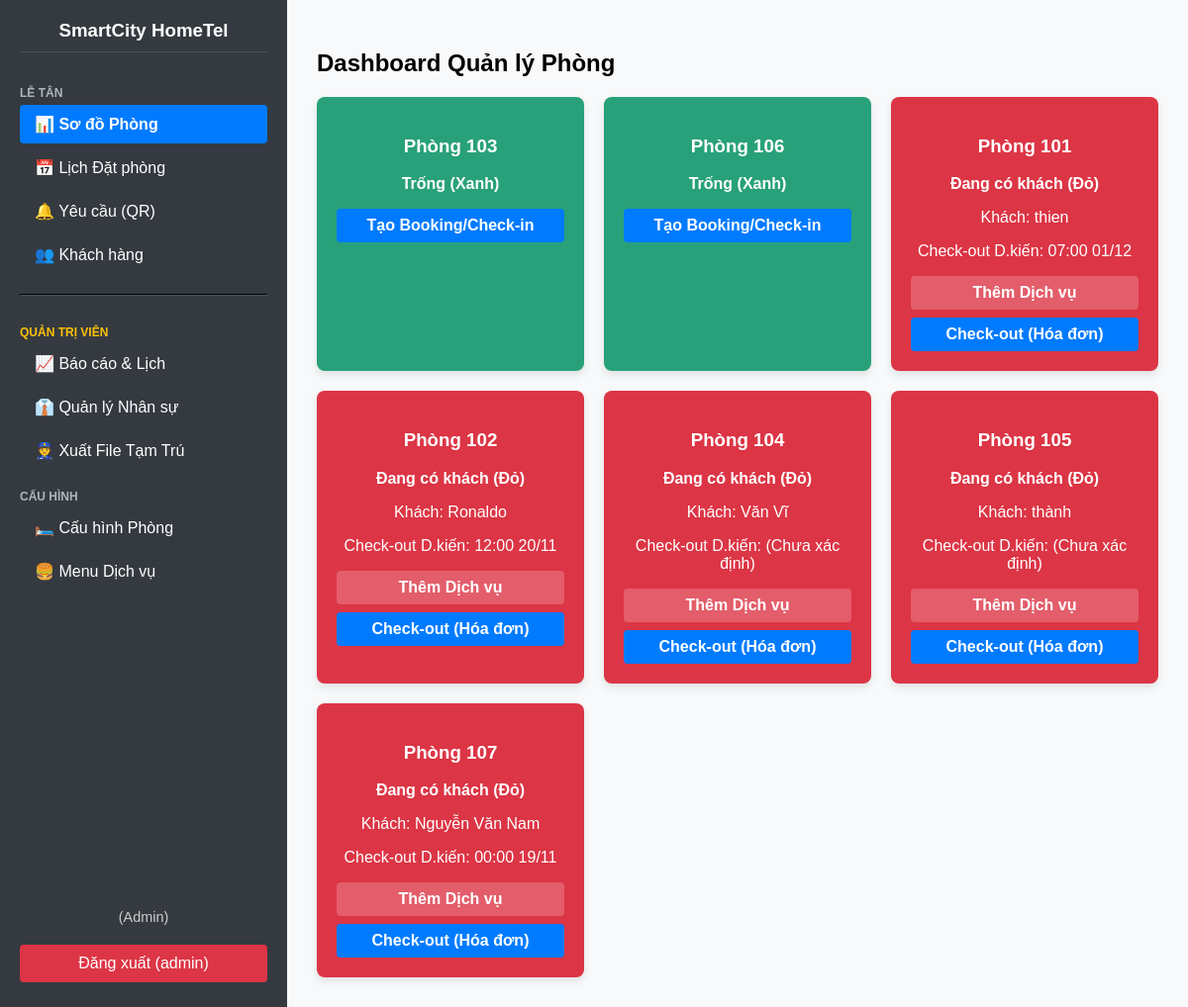
The app's page / (signed in) with its own data.
### pms/models.py (models this page shows, shortened)
class Room(models.Model):
    hotel = models.ForeignKey(Hotel, on_delete=models.CASCADE, verbose_name="Khách sạn")
    room_number = models.CharField(max_length=10, unique=True, verbose_name="Số Phòng")
    room_type = models.CharField(max_length=50, verbose_name="Loại Phòng")
    price_per_night = models.DecimalField(max_digits=10, decimal_places=0, default=500000, verbose_name="Giá/Đêm")
    STATUS_CHOICES = [
        ('Vacant', 'Trống (Xanh)'),
        ('Dirty', 'Cần dọn (Xám)'),
        ('Occupied', 'Đang có khách (Đỏ)'),
        ('Booked', 'Đã đặt (Vàng)'),
    ]
    status = models.CharField(max_length=20, choices=STATUS_CHOICES, default='Vacant', verbose_name="Trạng thái")
    class Meta:
        verbose_name = "2. Phòng"
        verbose_name_plural = "2. Quản lý Phòng"
        ordering = ['room_number']

class Guest(models.Model):
    full_name = models.CharField(max_length=255, verbose_name="Họ và Tên")
    dob = models.DateField(null=True, blank=True, verbose_name="Ngày sinh")
    ID_TYPE_CHOICES = [
        ('CCCD', 'Căn cước Công dân'),
        ('CMND', 'Chứng minh Nhân dân'),
        ('PP', 'Hộ chiếu (Passport)'),
        ('OTHER', 'Khác')
    ]
    id_type = models.CharField(max_length=10, choices=ID_TYPE_CHOICES, default='CCCD', verbose_name="Loại giấy tờ")
    id_number = models.CharField(max_length=50, unique=True, verbose_name="Mã số giấy tờ")
    license_plate = models.CharField(max_length=20, null=True, blank=True, verbose_name="Biển số xe")
    address = models.CharField(max_length=500, verbose_name="Địa chỉ thường trú")
    phone = models.CharField(max_length=20, null=True, blank=True, verbose_name="Số điện thoại")
    photo = models.ImageField(upload_to='guest_ids/', null=True, blank=True, verbose_name="Ảnh giấy tờ")
    created_at = models.DateTimeField(auto_now_add=True)
    class Meta:
        verbose_name = "3. Khách hàng"
        verbose_name_plural = "3. Quản lý Khách hàng"

class Reservation(models.Model):
    room = models.ForeignKey(Room, on_delete=models.CASCADE, verbose_name="Phòng")
    guest = models.ForeignKey(Guest, on_delete=models.CASCADE, verbose_name="Khách hàng")
    check_in_date = models.DateTimeField(verbose_name="Thời gian Check-in")
    check_out_date = models.DateTimeField(null=True, blank=True, verbose_name="Thời gian Check-out dự kiến")
    STATUS_CHOICES = [
        ('Confirmed', 'Đã xác nhận (Booking)'),
        ('Occupied', 'Đang cư trú'),
        ('Completed', 'Đã hoàn tất'),
        ('Cancelled', 'Đã hủy'),
    ]
    status = models.CharField(max_length=20, choices=STATUS_CHOICES, default='Confirmed', verbose_name="Trạng thái đặt phòng")
    note = models.TextField(blank=True, verbose_name="Ghi chú")
    created_at = models.DateTimeField(auto_now_add=True)
    class Meta:
        verbose_name = "4. Đặt phòng"
        verbose_name_plural = "4. Quản lý Đặt phòng"
        ordering = ['check_in_date']

### pms/views.py (the view)
# urls.py: path('', views.dashboard, name='dashboard'),
@login_required
def dashboard(request):
    rooms = Room.objects.all().order_by('room_number')
    active_reservations = Reservation.objects.filter(
        status__in=['Confirmed', 'Occupied']
    ).select_related('guest')
    room_data = []
    CHECKIN_ALERT_WINDOW = timezone.timedelta(minutes=30)
    for room in rooms:
        current_res = active_reservations.filter(room=room).first()
        is_alerting = False
        if current_res:
            data = {
                'room': room,
                'reservation': current_res,
                'guest_name': current_res.guest.full_name,
                'is_alerting': False,
            }
            if current_res.status == 'Confirmed':
                room.status = 'Booked'
                time_until_checkin = current_res.check_in_date - timezone.now()
                if time_until_checkin < CHECKIN_ALERT_WINDOW and time_until_checkin > timezone.timedelta(0):
                    data['is_alerting'] = True
            elif current_res.status == 'Occupied':
                room.status = 'Occupied'
        else:
            room.status = 'Vacant'
            data = {'room': room, 'reservation': None, 'is_alerting': False}
        room_data.append(data)
    def sort_key(item):
        status = item['room'].status
        is_alerting = item['is_alerting']
        if status == 'Vacant': return 1
        if status == 'Booked':
            if is_alerting: return 2
            return 3
        if status == 'Occupied': return 4
        if status == 'Dirty': return 5
        return 6
    room_data.sort(key=sort_key)
    context = {
        'page_title': "Dashboard Quản lý Phòng",
        'room_data': room_data,
        'now': timezone.now()
    }
    return render(request, 'pms/dashboard.html', context)

### pms/templates/pms/dashboard.html (shortened to what this page needs)
{% extends 'pms/base.html' %}
{% block content %}
  <h2>{{ page_title }}</h2>
  <div class="room-grid">
    {% for data in room_data %}
    <div class="room-card status-{{ data.room.status }} {% if data.is_alerting %}alerting{% endif %}">
        <h3>Phòng {{ data.room.room_number }}</h3>
        <p style="font-weight: bold;">{{ data.room.get_status_display }}</p>
        {% if data.reservation %}
            <p>Khách: {{ data.guest_name }}</p>
            {% if data.room.status == 'Booked' %}
                <p>Check-in: {{ data.reservation.check_in_date|date:"H:i d/m" }}</p>
                {% if data.is_alerting %}
                    <p style="font-weight: bold;">(SẮP CHECK-IN)</p>
                {% endif %}
            {% elif data.room.status == 'Occupied' %}
                <p>Check-out D.kiến:
                    {% if data.reservation.check_out_date %}
                        {{ data.reservation.check_out_date|date:"H:i d/m" }}
                    {% else %}
                        (Chưa xác định)
                    {% endif %}
                </p>
            {% endif %}
        {% endif %}
        <div class="card-actions">
            {% if data.room.status == 'Vacant' or data.room.status == 'Dirty' %}
                <a href="{% url 'create-booking' data.room.id %}" class="quick-action-button">Tạo Booking/Check-in</a>
            {% elif data.room.status == 'Booked' %}
                <a href="{% url 'perform-check-in' data.reservation.id %}" class="quick-action-button">Check-in</a>
                <a href="#">Hủy Booking</a>
            {% elif data.room.status == 'Occupied' %}
                <a href="{% url 'manage-room-services' data.reservation.id %}">Thêm Dịch vụ</a>
                <a href="{% url 'billing-details' data.reservation.id %}" class="quick-action-button">Check-out (Hóa đơn)</a>
            {% endif %}
        </div>
    </div>
    {% endfor %}
  </div>
{% endblock %}

### pms/templates/pms/base.html (shortened to what this page needs)
<!DOCTYPE html>
<html lang="vi">
  <head>
  </head>
  <body>
    <div class="sidebar">
        <h3 style="text-align: center;">SmartCity HomeTel</h3>
        <div class="menu-label">Lễ tân</div>
        <a href="{% url 'dashboard' %}" class="{% if request.resolver_match.url_name == 'dashboard' %}active{% endif %}">
            📊 Sơ đồ Phòng
        </a>
        <a href="{% url 'reservation-calendar' %}" class="{% if request.resolver_match.url_name == 'reservation-calendar' %}active{% endif %}">
            📅 Lịch Đặt phòng
        </a>
        <a href="{% url 'manage-requests' %}" class="{% if request.resolver_match.url_name == 'manage-requests' %}active{% endif %}">
            🔔 Yêu cầu (QR)
        </a>
        <a href="{% url 'manage-guests' %}" class="{% if request.resolver_match.url_name == 'manage-guests' %}active{% endif %}">
            👥 Khách hàng
        </a>
        {% if user.is_superuser %}
            <hr style="border-color: #495057; margin: 15px 0;">
            <div class="menu-label" style="color: #ffc107;">Quản trị viên</div>
            <a href="{% url 'management-dashboard' %}" class="{% if request.resolver_match.url_name == 'management-dashboard' %}active{% endif %}">
                📈 Báo cáo & Lịch
            </a>
            <a href="{% url 'manage-staff' %}" class="{% if request.resolver_match.url_name == 'manage-staff' %}active{% endif %}">
                👔 Quản lý Nhân sự
            </a>
            <a href="{% url 'export-registry' %}" class="{% if request.resolver_match.url_name == 'export-registry' %}active{% endif %}">
                👮 Xuất File Tạm Trú
            </a>
            <div class="menu-label">Cấu hình</div>
            <a href="{% url 'manage-rooms' %}" class="{% if request.resolver_match.url_name == 'manage-rooms' %}active{% endif %}">
                🛏️ Cấu hình Phòng
            </a>
            <a href="{% url 'manage-service-inventory' %}" class="{% if request.resolver_match.url_name == 'manage-service-inventory' %}active{% endif %}">
                🍔 Menu Dịch vụ
            </a>
        {% endif %}
        <div style="margin-top: auto;">
            <div style="text-align: center; font-size: 0.9em; color: #ccc; margin-bottom: 5px;">
                {% if user.is_superuser %} (Admin) {% else %} (Nhân viên) {% endif %}
            </div>
            <a href="{% url 'logout' %}" class="logout-link">Đăng xuất ({{ user.username }})</a>
        </div>
    </div>
    <div class="content">
        {% block content %}
        {% endblock %}
    </div>
  </body>
</html>

### records on screen
Room: room.room_number "103", room.status "Trống (Xanh)", shows "Tạo Booking/Check-in"
Room: room.room_number "106", room.status "Trống (Xanh)", shows "Tạo Booking/Check-in"
Room: room.room_number "101", room.status "Đang có khách (Đỏ)", guest_name "thien", reservation.check_out_date "07:00 01/12", shows "Thêm Dịch vụ"
Room: room.room_number "102", room.status "Đang có khách (Đỏ)", guest_name "Ronaldo", reservation.check_out_date "12:00 20/11", shows "Thêm Dịch vụ"
Room: room.room_number "104", room.status "Đang có khách (Đỏ)", guest_name "Văn Vĩ", shows "Check-out D.kiến:", shows "(Chưa xác định)", shows "Thêm Dịch vụ"
Room: room.room_number "105", room.status "Đang có khách (Đỏ)", guest_name "thành", shows "Check-out D.kiến:", shows "(Chưa xác định)", shows "Thêm Dịch vụ"
Room: room.room_number "107", room.status "Đang có khách (Đỏ)", guest_name "Nguyễn Văn Nam", reservation.check_out_date "00:00 19/11", shows "Thêm Dịch vụ"

### other values on screen
{{ user.username }} "admin"
{{ page_title }} "Dashboard Quản lý Phòng"
